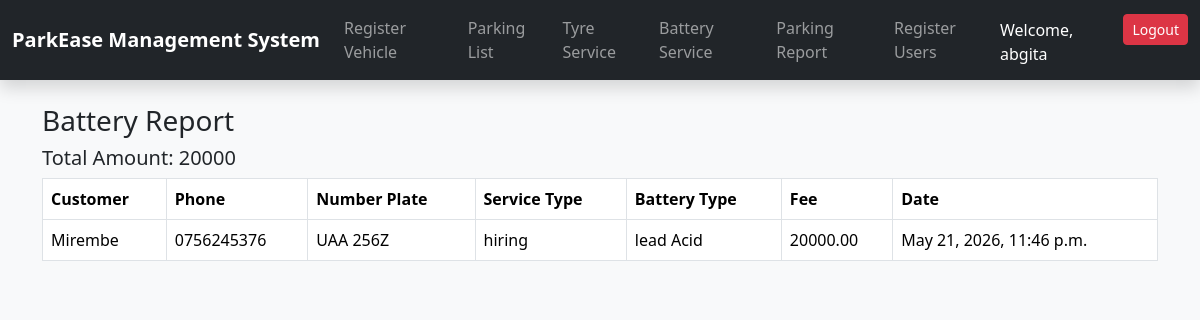
/battery/report/ (signed in), run on the app's committed database.
### battery/models.py (models this page shows)
class BatteryService(models.Model):
    SERVICE_CHOICES = [
        ('hiring', 'Hiring'),
        ('buying', 'Buying'),
    ]
    customer_name = models.CharField(max_length=100)
    number_plate = models.CharField(max_length=20)
    phone_number = models.CharField(max_length=15)
    battery_type = models.CharField(max_length=50)
    service_type = models.CharField(max_length=20, choices=SERVICE_CHOICES)
    service_fee = models.DecimalField(max_digits=10, decimal_places=2)
    date_time = models.DateTimeField(auto_now_add=True)

### battery/views.py (the view)
# urls.py: path("report/", views.battery_report, name="battery_report"),
@login_required
@admin_required
def battery_report(request):
    services = BatteryService.objects.all().order_by("-date_time")
    total_amount = BatteryService.objects.aggregate(total=Sum("service_fee"))["total"] or 0
    return render(request, "battery_service_report.html", {
        "services": services,
        "total_amount": total_amount,
    })

### battery/templates/battery_service_report.html (shortened to what this page needs)
{% extends "base.html" %}
{% block content %}
<div class="container mt-4">
    <h3>Battery Report</h3>
    <h5>Total Amount: {{ total_amount }}</h5>
    <table class="table table-bordered">
        <thead>
            <tr>
                <th>Customer</th>
                <th>Phone</th>
                <th>Number Plate</th>
                <th>Service Type</th>
                <th>Battery Type</th>
                <th>Fee</th>
                <th>Date</th>
            </tr>
        </thead>
        <tbody>
            {% for service in services %}
            <tr>
                <td>{{ service.customer_name }}</td>
                <td>{{ service.phone_number }}</td>
                <td>{{ service.number_plate }}</td>
                <td>{{ service.service_type }}</td>
                <td>{{ service.battery_type }}</td>
                <td>{{ service.service_fee }}</td>
                <td>{{ service.date_time }}</td>
            </tr>
            {% empty %}
            <tr>
                <td colspan="7">No battery records found.</td>
            </tr>
            {% endfor %}
        </tbody>
    </table>
</div>
{% endblock %}

### templates/navs.html (shortened to what this page needs)
<nav class="navbar navbar-expand-lg navbar-dark bg-dark shadow">
    <div class="container-fluid">
        <a class="navbar-brand fw-bold" href="{% url 'parking_list' %}">
            ParkEase Management System
        </a>
        <div class="collapse navbar-collapse" id="navbarNav">
            <ul class="navbar-nav">
                {% if user.groups.all.0.name == 'parking_attendant' or user.is_superuser %}
                <li class="nav-item">
                    <a class="nav-link" href="{% url 'parking_form' %}">Register Vehicle</a>
                </li>
                <li class="nav-item">
                    <a class="nav-link" href="{% url 'parking_list' %}">Parking List</a>
                </li>
                {% endif %}
                {% if user.groups.all.0.name == 'section_manager' or user.is_superuser %}
                <li class="nav-item">
                    <a class="nav-link" href="{% url 'tyre_service_list' %}">Tyre Service</a>
                </li>
                <li class="nav-item">
                    <a class="nav-link" href="{% url 'battery_service_list' %}">Battery Service</a>
                </li>
                {% endif %}
                {% if user.groups.all.0.name == 'admin' or user.is_superuser %}
                <li class="nav-item">
                    <a class="nav-link" href="{% url 'parking_report' %}">Parking Report</a>
                </li>
                <li class="nav-item">
                    <a class="nav-link" href="{% url 'register' %}">Register Users</a>
                </li>
                {% endif %}
            </ul>
            <ul class="navbar-nav ms-auto">
                {% if user.is_authenticated %}
                <li class="nav-item mt-1 me-3 text-white">
                    Welcome, {{ user.username }}
                </li>
                <li class="nav-item">
                    <form action="{% url 'logout' %}" method="POST">
                        <button type="submit" class="btn btn-danger btn-sm">
                            Logout
                        </button>
                    </form>
                </li>
                {% endif %}
            </ul>
        </div>
    </div>
</nav>

### data on the page
BatteryService: customer_name "Mirembe", phone_number "0756245376", number_plate "UAA 256Z", service_type "hiring", battery_type "lead Acid", service_fee "20000.00", date_time "May 21, 2026, 11:46 p.m."

### other printed values
{{ user.username }} "abgita"
{{ total_amount }} "20000"
